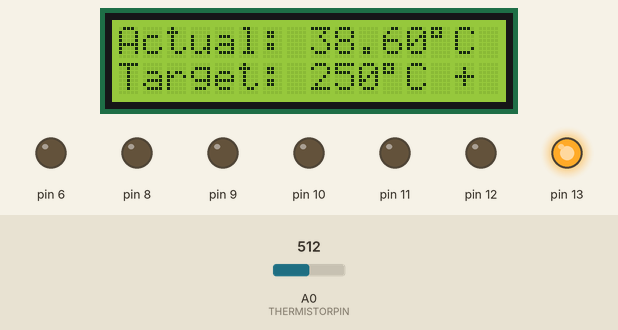
This sketch was run on a simulated Arduino Uno, built with avr-gcc and run on an emulated ATmega328P. Parts: 16×2 character LCD, output pins drawn as LEDs (lit = HIGH). The inputs (shaded band) are chosen by the test bench; at power-on: A0 (THERMISTORPIN) = 512. What the sketch prints to the serial monitor is not drawn.

Above: at 1.2 s.
1.3 s: A0 (THERMISTORPIN) set to 1023
At 3.5 s:
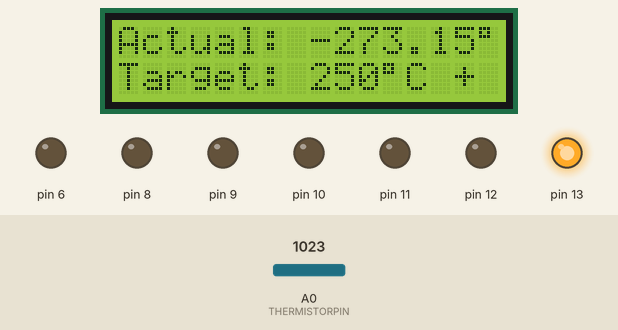
3.8 s: A0 (THERMISTORPIN) set to 1013
At 5.5 s:
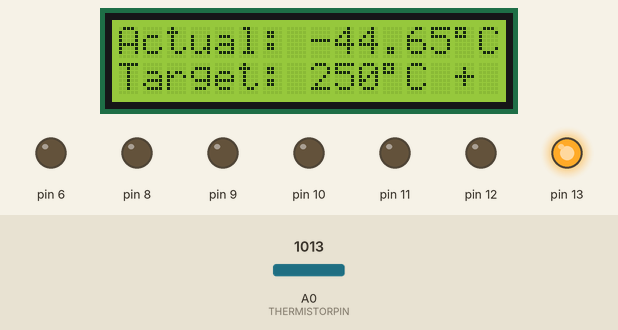
6.0 s: A0 (THERMISTORPIN) set to 942
At 7.6 s:
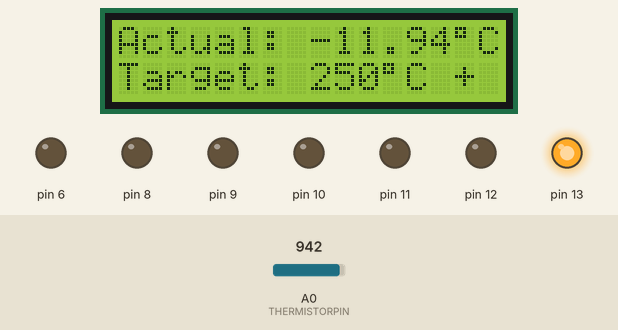
8.2 s: A0 (THERMISTORPIN) set to 917
At 9.5 s:
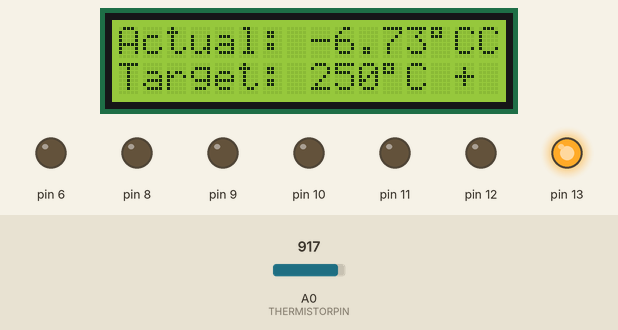
10.4 s: A0 (THERMISTORPIN) set to 122
At 12.3 s:
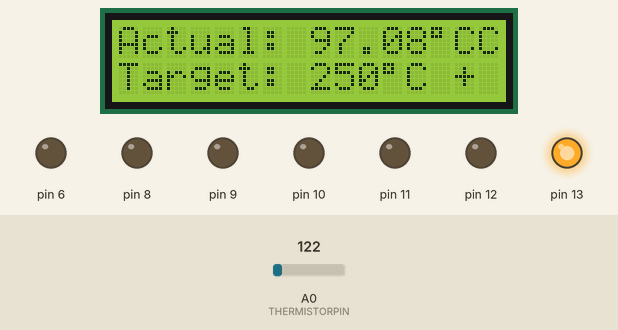
12.6 s: A0 (THERMISTORPIN) set to 107
At 14.2 s:
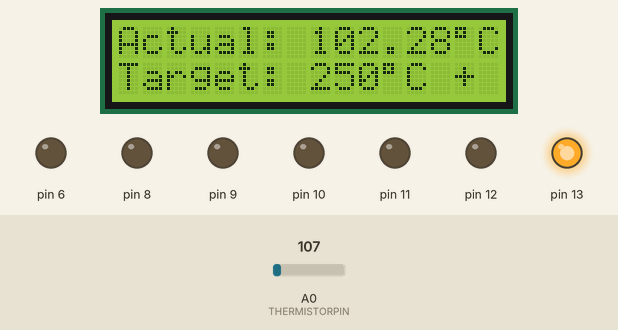
Timing chart, 0 to 15.7 s (numbered marks = the images above; inputs shaded):
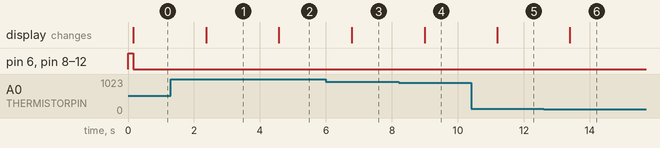

Measured:
- the behaviour switches between 1023 and 1022 on A0 (THERMISTORPIN) (found by bisection; images 1 and 2)
- the behaviour switches between 934 and 933 on A0 (THERMISTORPIN) (found by bisection; images 3 and 4)
- the behaviour switches between 114 and 113 on A0 (THERMISTORPIN) (found by bisection; images 5 and 6)
- after the input at 1.3 s, the display: changes after 1.1 s (image 1)
- after the input at 3.8 s, the display: changes after 0.77 s (image 2)
- after the input at 6.0 s, the display: changes after 0.78 s (image 3)
- after the input at 8.2 s, the display: changes after 0.79 s (image 4)
- after the input at 10.4 s, the display: changes after 0.79 s (image 5)
- after the input at 12.6 s, the display: changes after 0.80 s (image 6)

The sketch:

lcd_und_temp_r1.ino
```cpp
// which analog pin to connect
#define THERMISTORPIN A0
// resistance at 25 degrees C
#define THERMISTORNOMINAL 100000
// temp. for nominal resistance (almost always 25 C)
#define TEMPERATURENOMINAL 25
// how many samples to take and average, more takes longer
// but is more 'smooth'
#define NUMSAMPLES 5
// The beta coefficient of the thermistor (usually 3000-4000)
#define BCOEFFICIENT 3950
// the value of the 'other' resistor
#define SERIESRESISTOR 56000
//Der Motor liegt auf Pin 7
#define Motorpin 7

int samples[NUMSAMPLES];

#include <Wire.h>
#include <LiquidCrystal_I2C.h>

LiquidCrystal_I2C lcd(0x27, 2, 1, 0, 4, 5, 6, 7, 3, POSITIVE);


void setup() {
  Serial.begin(9600);
  //Definiert die Heizelemente als Ausgang
  pinMode(6,OUTPUT);
  //pinMode(Motorpin,OUTPUT);
  pinMode(8,OUTPUT);
  pinMode(9,OUTPUT);
  pinMode(10,OUTPUT);
  pinMode(11,OUTPUT);
  pinMode(12,OUTPUT);
  pinMode(13,OUTPUT);

  digitalWrite(3, HIGH);

  //Schaltet alle Heizelemente und den Motor aus
  digitalWrite(6, HIGH);
  //digitalWrite(Motorpin, HIGH);
  digitalWrite(8, HIGH);
  digitalWrite(9, HIGH);
  digitalWrite(10, HIGH);
  digitalWrite(11, HIGH);
  digitalWrite(12, HIGH);
  digitalWrite(13, HIGH);

  lcd.begin(16, 2);


}

void loop() {
  uint8_t i;
  float average;

  // take N samples in a row, with a slight delay
  for (i=0; i< NUMSAMPLES; i++) {
   samples[i] = analogRead(THERMISTORPIN);
   delay(10);
  }

  // average all the samples out
  average = 0;
  for (i=0; i< NUMSAMPLES; i++) {
     average += samples[i];
  }
  average /= NUMSAMPLES;

  Serial.print("Average analog reading ");
  Serial.println(average);

  // convert the value to resistance
  average = 1023 / average - 1;
  average = SERIESRESISTOR / average;
  Serial.print("Thermistor resistance ");
  Serial.println(average);

  float steinhart;
  int target = 250;
  steinhart = average / THERMISTORNOMINAL;     // (R/Ro)
  steinhart = log(steinhart);                  // ln(R/Ro)
  steinhart /= BCOEFFICIENT;                   // 1/B * ln(R/Ro)
  steinhart += 1.0 / (TEMPERATURENOMINAL + 273.15); // + (1/To)
  steinhart = 1.0 / steinhart;                 // Invert
  steinhart -= 273.15;                         // convert to C

  Serial.print("Temperature ");
  Serial.print(steinhart);
  Serial.println(" *C");


  lcd.setCursor(0,0);
  lcd.print("Actual: ");
  lcd.print(steinhart);
  lcd.print("\337C");

  lcd.setCursor(0,1);
  lcd.print("Target: ");
  lcd.print(target);
  lcd.print("\337C");

  if ( steinhart < target) {
    lcd.print(" +");
  }else{
    lcd.print(" -");

  }

  if ( steinhart < target) {
   digitalWrite(6, LOW);
   digitalWrite(8, LOW);
   digitalWrite(9, LOW);
   digitalWrite(10, LOW);
   digitalWrite(11, LOW);
   digitalWrite(12, LOW);
  }
  else {
   digitalWrite(6, HIGH);
   digitalWrite(7, LOW);
   digitalWrite(8, HIGH);
   digitalWrite(9, HIGH);
   digitalWrite(10, HIGH);
   digitalWrite(11, HIGH);
   digitalWrite(12, HIGH);
   digitalWrite(13, HIGH);
    }
    delay(1000);
  }
```
